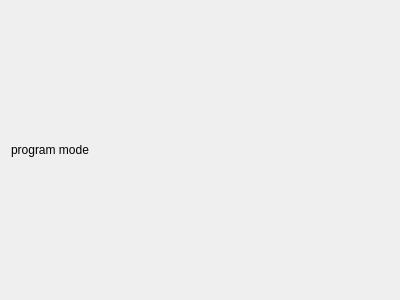
<?xml version="1.0" encoding="UTF-8"?>
<ui version="4.0">
 <class>ViewProgram</class>
 <widget class="QWidget" name="ViewProgram">
  <property name="geometry">
   <rect>
    <x>0</x>
    <y>0</y>
    <width>400</width>
    <height>300</height>
   </rect>
  </property>
  <property name="windowTitle">
   <string>Form</string>
  </property>
  <layout class="QVBoxLayout" name="verticalLayout">
   <item>
    <widget class="QLabel" name="label">
     <property name="text">
      <string>program mode</string>
     </property>
    </widget>
   </item>
  </layout>
 </widget>
 <resources/>
 <connections/>
</ui>
